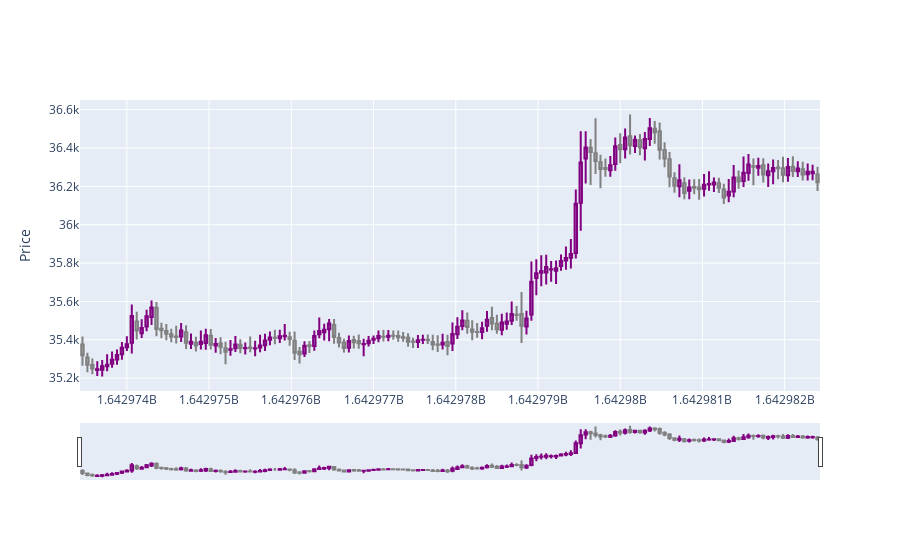

Notebook cell for this chart:
### Code cell
#Bitcoin Plot
g= go.Figure(data=[go.Candlestick(x=btc_batch.index,open=btc_batch['Open'],close=btc_batch['Close'],high=btc_batch['High'],low=btc_batch['Low'],increasing_line_color= 'purple', decreasing_line_color= 'gray')])
g.update_layout(yaxis_title='Price')
g.show()

### Figure 1 — Plotly figure (JSON) as saved in the notebook; plotly's stock layout.template omitted (floating-point values rounded to 4 significant figures; data arrays with more than 128 entries replaced by an {"elided": "..."} marker saying what was removed)
{"data": [{"close": {"elided": "150 float values"}, "decreasing": {"line": {"color": "gray"}}, "high": {"elided": "150 float values"}, "increasing": {"line": {"color": "purple"}}, "low": {"elided": "150 float values"}, "open": {"elided": "150 float values"}, "type": "candlestick", "x": {"elided": "150 int values"}}], "layout": {"yaxis": {"title": {"text": "Price"}}}}
